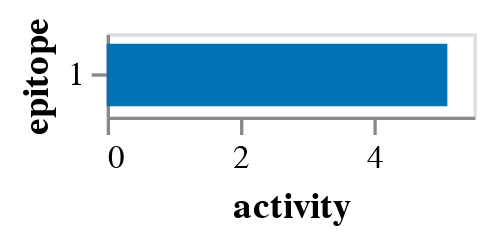

Notebook source saved alongside this figure:
### Markdown cell above
Epitope activities:

### Code cell
model.activity_wt_barplot()

### Figure 1 — Vega-Lite specification as saved in the notebook (floating-point values rounded to 4 significant figures)
{"config": {"view": {"continuousWidth": 400, "continuousHeight": 300}, "axis": {"grid": false}}, "data": {"name": "data-90c58469370b3ea7ac5b1ff217795f4e"}, "mark": {"type": "bar", "size": 18.75}, "encoding": {"color": {"field": "epitope", "legend": null, "scale": {"domain": ["1"], "range": ["#0072B2"]}, "type": "nominal"}, "tooltip": [{"field": "epitope", "type": "nominal"}, {"field": "activity", "format": ".2f", "type": "quantitative"}], "x": {"field": "activity", "title": "activity", "type": "quantitative"}, "y": {"field": "epitope", "sort": ["1"], "type": "nominal"}}, "height": {"step": 25}, "width": 110, "$schema": "https://vega.github.io/schema/vega-lite/v5.2.0.json", "datasets": {"data-90c58469370b3ea7ac5b1ff217795f4e": [{"epitope": "1", "activity": 5.109}]}}
